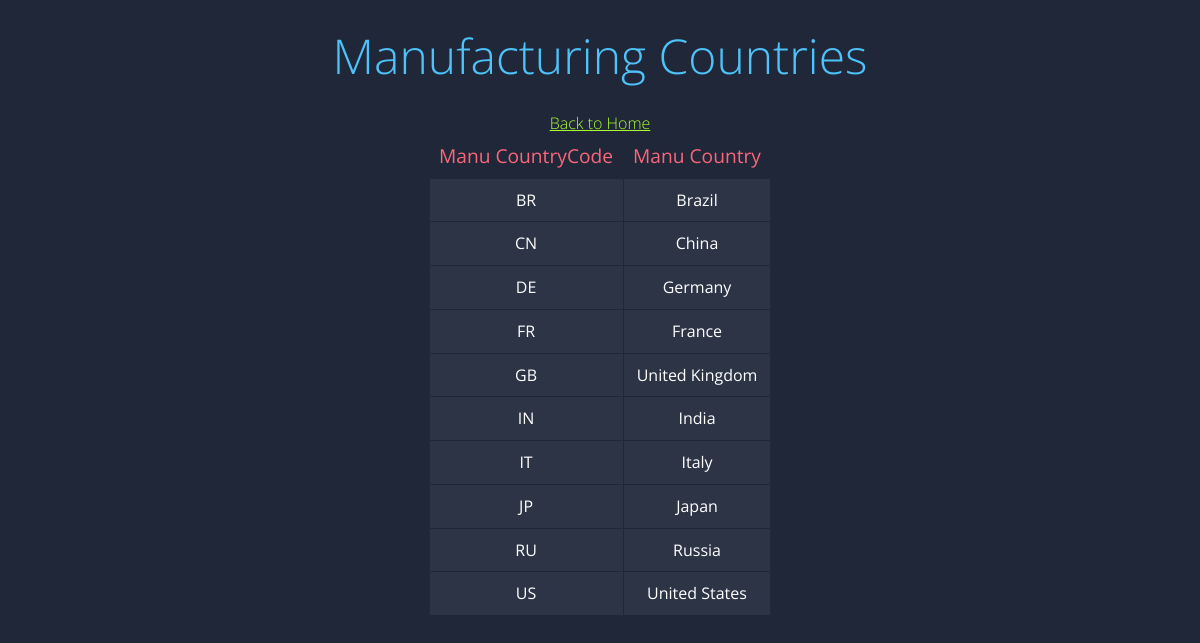
Screenshot of /country.php with the database file from the repository.
### tables this page shows
CREATE TABLE Country (
	  Manu_CountryCode CHAR(5) PRIMARY KEY NOT NULL,
	  Manu_Country VARCHAR(50) NOT NULL
);

### country.php (the view, shortened to what this page needs)
<!DOCTYPE html>
<html>
<head>
	<link rel="stylesheet" href="styles.css">
</head>
<body>
	<div class="container">
		<h1>Manufacturing Countries</h1>
		<a href="home.html">Back to Home</a>
		<?php
		$servername = "cssql.seattleu.edu";
		$username = "bd_rwidjaja1";
		$password = "3300rwidjaja1-Bvkw";
		$dbname = "bd_rwidjaja1";
		$conn = mysqli_connect($servername, $username, $password, $dbname);
		$sql = "SELECT * FROM Country";
		$result = mysqli_query($conn, $sql);
		if (mysqli_num_rows($result) > 0) {
			echo "<table>";
			echo "<tr><th>Manu CountryCode</th><th>Manu Country</th></tr>";
			while ($row = mysqli_fetch_assoc($result)) {
				echo "<tr><td>" . $row["Manu_CountryCode"] . "</td><td>" . $row["Manu_Country"] . "</td></tr>";
			}
			echo "</table>";
		} else {
			echo "<p>No results found</p>";
		}
		?>
	</div>
</body>
</html>

### styles.css (style rules this page uses)
a { color:greenyellow }
body { font-family: 'Open Sans', sans-serif; font-weight: 300; line-height: 1.42em; color:#A7A1AE; background-color:#1F2739; }
h1 { font-size:3em; font-weight: 300; line-height:1em; text-align: center; color: #4DC3FA; }
table { margin: 0 auto; border-collapse: collapse; }
.container { margin: 0 auto; text-align: center; }
.container th { background-color: #1F2739; color: #FB667A; font-weight: normal; font-size: 1.2em; padding: 10px; }
.container td { background-color: #2C3446; color: #fff; font-weight: normal; font-size: 1em; padding: 10px; border: 1px solid #1F2739; }

### rows the page displays
country: Manu_CountryCode "BR", Manu_Country "Brazil"
country: Manu_CountryCode "CN", Manu_Country "China"
country: Manu_CountryCode "DE", Manu_Country "Germany"
country: Manu_CountryCode "FR", Manu_Country "France"
country: Manu_CountryCode "GB", Manu_Country "United Kingdom"
country: Manu_CountryCode "IN", Manu_Country "India"
country: Manu_CountryCode "IT", Manu_Country "Italy"
country: Manu_CountryCode "JP", Manu_Country "Japan"
country: Manu_CountryCode "RU", Manu_Country "Russia"
country: Manu_CountryCode "US", Manu_Country "United States"
